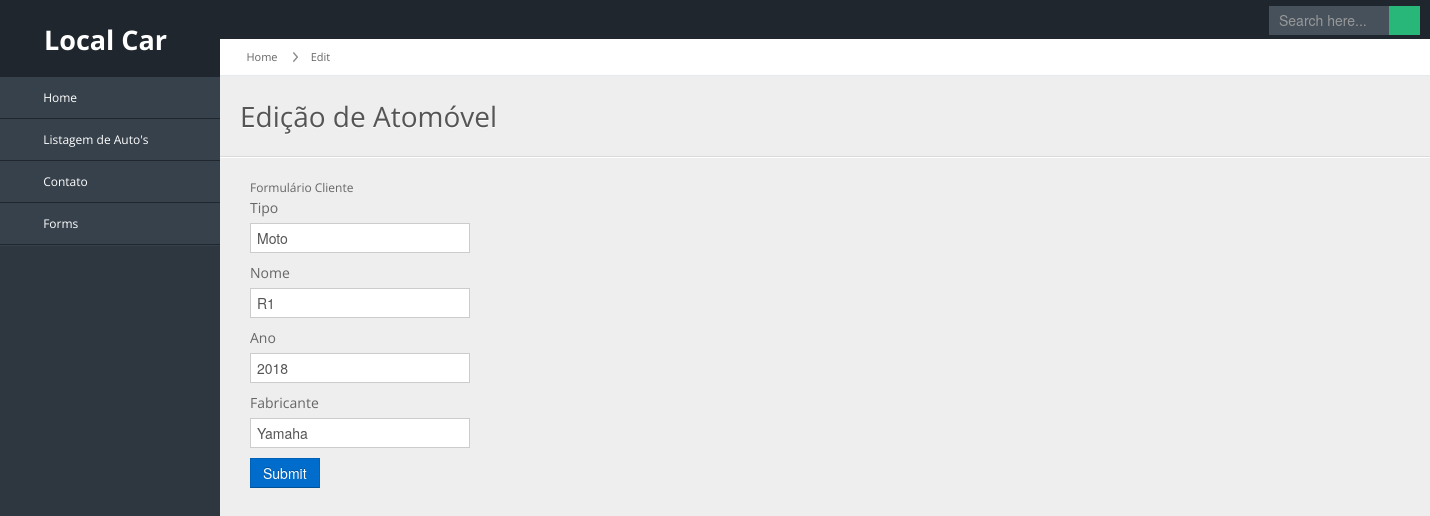
Page /veiculos/automovel/5/edit/ on the committed database.
### veiculos/models.py (models this page shows)
class Veiculo(models.Model):
      tipo = models.CharField(max_length=50)
      nome = models.CharField(max_length=50)
      ano = models.CharField(max_length=4)
      fabricante = models.CharField(max_length=50)

### veiculos/views.py (the view)
# urls.py: path('automovel/<int:veiculo_id>/edit/', views.automovel_edit)
def automovel_edit(request, veiculo_id):
    if (request.method == 'POST'):
        veiculo = Veiculo.objects.get(pk=veiculo_id)
        form = VeiculoForm(request.POST, instance=veiculo)
        if (form.is_valid()):
            form.save()
            return redirect('/veiculos/automovel')
        else:
            return render(request,'automovel/edit.html', {'form':form, 'veiculo_id':veiculo_id})
    else:
        veiculo = Veiculo.objects.get(pk=veiculo_id)
        form = VeiculoForm(instance=veiculo)
        return render(request, 'automovel/edit.html', {'form':form, 'veiculo_id':veiculo_id})

### veiculos/forms.py
class VeiculoForm(ModelForm):
      class Meta:
            model = Veiculo
            fields = '__all__'
            widjets = {
                  'tipo': TextInput(attrs={'class':'form-control'}),
                  'nome': TextInput(attrs={'class':'form-control'}),
                  'ano': TextInput(attrs={'class':'form-control'}),
                  'fabricante': TextInput(attrs={'class':'form-control'})
            }

### veiculos/templates/automovel/edit.html (shortened to what this page needs)
{% extends "base.html" %} {% block content %}
<div id="content-header">
      <div id="breadcrumb">
            <a href="/veiculos/" title="Ir até a Home" class="tip-bottom">
                  <i class="icon-home"></i> Home</a>
            <a href="/veiculos/automovel" class="tip-bottom">Edit</a>
      </div>
      <h1>Edição de Atomóvel</h1>
      <hr>
</div>
<form action="/veiculos/automovel/{{veiculo_id}}/edit/" method="POST">
      <div class="span12">
            <div class="row-fluid-form">
                  <section class="panel">
                        <header class="panel-heading">
                              Formulário Cliente
                        </header>
                        <div class="panel-body">
                              <form role="form">
                                    <div class="form-group">
                                          <label for="{{for.tipo.id_for_label}}">
                                                {{form.tipo.label}}
                                          </label>
                                          <div>
                                                {{form.tipo}}
                                          </div>
                                    </div>
                                    <div class="form-group">
                                          <label for="{{for.nome.id_for_label}}">
                                                {{form.nome.label}}
                                          </label>
                                          <div>
                                                {{form.nome}}
                                          </div>
                                    </div>
                                    <div class="form-group">
                                          <label for="{{for.ano.id_for_label}}">
                                                {{form.ano.label}}
                                          </label>
                                          <div>
                                                {{form.ano}}
                                          </div>
                                    </div>
                                    <div class="form-group">
                                          <label for="{{for.fabricante.id_for_label}}">
                                                {{form.fabricante.label}}
                                          </label>
                                          <div>
                                                {{form.fabricante}}
                                          </div>
                                    </div>
                                    <button type="submit" class="btn btn-primary">Submit</button>
                              </form>
                        </div>
                  </section>
            </div>
      </div>
</form>
{% endblock %}S

### veiculos/static/css/matrix-style.css (style rules this page uses)
* { outline:none !important; -moz-outline: none !important; }
html, body { height:100% }
body { overflow-x: hidden; margin-top: -10px; font-family: 'Open Sans', sans-serif; font-size:12px; color:#666; }
select, textarea, input[type="text"], input[type="password"], input[type="datetime"], input[type="datetime-local"], input[type="date"], input[type="month"], input[type="time"], input[type="week"], input[type="number"], input[type="email"], input[type="url"], input[type="search"], input[type="tel"], input[type="color"], .uneditable-input, .label, .dropdown-menu, .btn, .well, .progress, .table-bordered, .btn-group > .btn:first-child, .btn-group > .btn:last-child, .btn-group > .btn:last-child, .btn-group > .dropdown-toggle, .alert { border-radius:0px; }
.btn, textarea, input[type="text"], input[type="password"], input[type="datetime"], input[type="datetime-local"], input[type="date"], input[type="month"], input[type="time"], input[type="week"], input[type="number"], input[type="email"], input[type="url"], input[type="search"], input[type="tel"], input[type="color"], .uneditable-input { box-shadow:none; }
.progress, .progress-success .bar, .progress .bar-success, .progress-warning .bar, .progress .bar-warning, .progress-danger .bar, .progress .bar-danger, .progress-info .bar, .progress .bar-info, .btn, .btn-primary { background-image:none; }
hr { border-top-color:#dadada; }
#content-header { position: abslute; width: 100%; margin-top: -38px; z-index: 20; }
#content-header h1 { color: #555555; font-size: 28px; font-weight: normal; float: none; text-shadow: 0 1px 0 #ffffff; margin-left: 20px; position: relative; }
#content-header h1, #content-header .btn-group { margin-top: 20px; }
#breadcrumb { background-color: #fff; border-bottom: 1px solid #e3ebed; }
#breadcrumb a { padding: 8px 20px 8px 10px; display: inline-block; background-image: url('../img/breadcrumb.png'); background-position: center right; background-repeat: no-repeat; font-size: 11px; color: #666666; }
#breadcrumb a:last-child { background-image:none; }
#breadcrumb a i { margin-right: 5px; opacity: .6; }
.stat-boxes .peity_bar_good, .stat-boxes .peity_line_good, { color: #459D1C; }
form { margin-bottom: 0; }

### veiculos/static/css/matrix-media.css (style rules this page uses)
body { background:#2E363F; }

### rows in the picture
Veiculo: tipo "Moto", nome "R1", ano "2018", fabricante "Yamaha"
